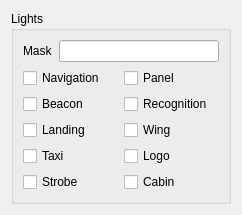
<?xml version="1.0" encoding="UTF-8"?>
<ui version="4.0">
 <class>LightVariablesWidget</class>
 <widget class="QWidget" name="LightVariablesWidget">
  <property name="geometry">
   <rect>
    <x>0</x>
    <y>0</y>
    <width>242</width>
    <height>205</height>
   </rect>
  </property>
  <property name="windowTitle">
   <string>Form</string>
  </property>
  <layout class="QGridLayout" name="gridLayout_3">
   <property name="sizeConstraint">
    <enum>QLayout::SetMinimumSize</enum>
   </property>
   <item row="0" column="0">
    <widget class="QGroupBox" name="groupBox_8">
     <property name="minimumSize">
      <size>
       <width>0</width>
       <height>0</height>
      </size>
     </property>
     <property name="title">
      <string>Lights</string>
     </property>
     <layout class="QGridLayout" name="gridLayout_2">
      <property name="sizeConstraint">
       <enum>QLayout::SetDefaultConstraint</enum>
      </property>
      <item row="0" column="0">
       <widget class="QLabel" name="label_55">
        <property name="text">
         <string>Mask</string>
        </property>
       </widget>
      </item>
      <item row="0" column="1">
       <widget class="QLineEdit" name="lightStateLineEdit">
        <property name="minimumSize">
         <size>
          <width>0</width>
          <height>0</height>
         </size>
        </property>
        <property name="readOnly">
         <bool>true</bool>
        </property>
       </widget>
      </item>
      <item row="1" column="0" colspan="2">
       <layout class="QGridLayout" name="gridLayout">
        <item row="0" column="0">
         <widget class="QCheckBox" name="navigationCheckBox">
          <property name="focusPolicy">
           <enum>Qt::NoFocus</enum>
          </property>
          <property name="text">
           <string>Navigation</string>
          </property>
         </widget>
        </item>
        <item row="0" column="1">
         <widget class="QCheckBox" name="panelCheckBox">
          <property name="focusPolicy">
           <enum>Qt::NoFocus</enum>
          </property>
          <property name="text">
           <string>Panel</string>
          </property>
         </widget>
        </item>
        <item row="1" column="0">
         <widget class="QCheckBox" name="beaconCheckBox">
          <property name="focusPolicy">
           <enum>Qt::NoFocus</enum>
          </property>
          <property name="text">
           <string>Beacon</string>
          </property>
         </widget>
        </item>
        <item row="1" column="1">
         <widget class="QCheckBox" name="recognitionCheckBox">
          <property name="focusPolicy">
           <enum>Qt::NoFocus</enum>
          </property>
          <property name="text">
           <string>Recognition</string>
          </property>
         </widget>
        </item>
        <item row="2" column="0">
         <widget class="QCheckBox" name="landingCheckBox">
          <property name="focusPolicy">
           <enum>Qt::NoFocus</enum>
          </property>
          <property name="text">
           <string>Landing</string>
          </property>
         </widget>
        </item>
        <item row="2" column="1">
         <widget class="QCheckBox" name="wingCheckBox">
          <property name="focusPolicy">
           <enum>Qt::NoFocus</enum>
          </property>
          <property name="text">
           <string>Wing</string>
          </property>
         </widget>
        </item>
        <item row="3" column="0">
         <widget class="QCheckBox" name="taxiCheckBox">
          <property name="focusPolicy">
           <enum>Qt::NoFocus</enum>
          </property>
          <property name="text">
           <string>Taxi</string>
          </property>
         </widget>
        </item>
        <item row="3" column="1">
         <widget class="QCheckBox" name="logoCheckBox">
          <property name="focusPolicy">
           <enum>Qt::NoFocus</enum>
          </property>
          <property name="text">
           <string>Logo</string>
          </property>
         </widget>
        </item>
        <item row="4" column="0">
         <widget class="QCheckBox" name="strobeCheckBox">
          <property name="focusPolicy">
           <enum>Qt::NoFocus</enum>
          </property>
          <property name="text">
           <string>Strobe</string>
          </property>
         </widget>
        </item>
        <item row="4" column="1">
         <widget class="QCheckBox" name="cabinCheckBox">
          <property name="focusPolicy">
           <enum>Qt::NoFocus</enum>
          </property>
          <property name="text">
           <string>Cabin</string>
          </property>
         </widget>
        </item>
       </layout>
      </item>
      <item row="2" column="1">
       <spacer name="verticalSpacer">
        <property name="orientation">
         <enum>Qt::Vertical</enum>
        </property>
        <property name="sizeHint" stdset="0">
         <size>
          <width>20</width>
          <height>79</height>
         </size>
        </property>
       </spacer>
      </item>
     </layout>
    </widget>
   </item>
  </layout>
 </widget>
 <resources/>
 <connections/>
</ui>
